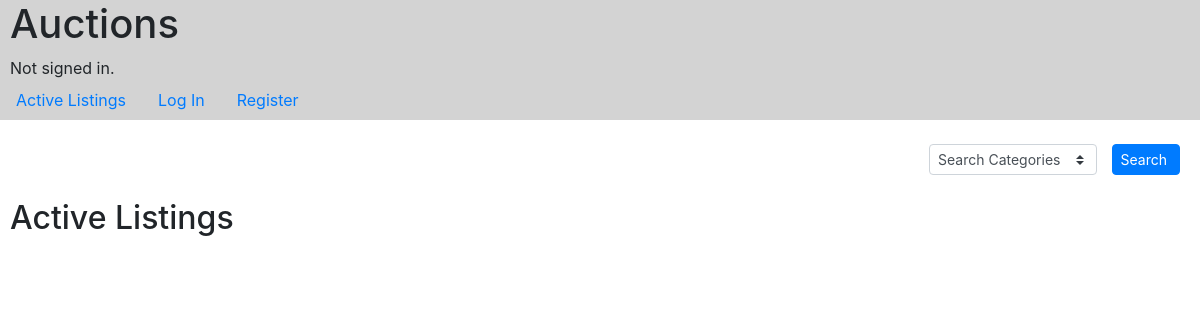
/, run on an earlier commit of the app's database.
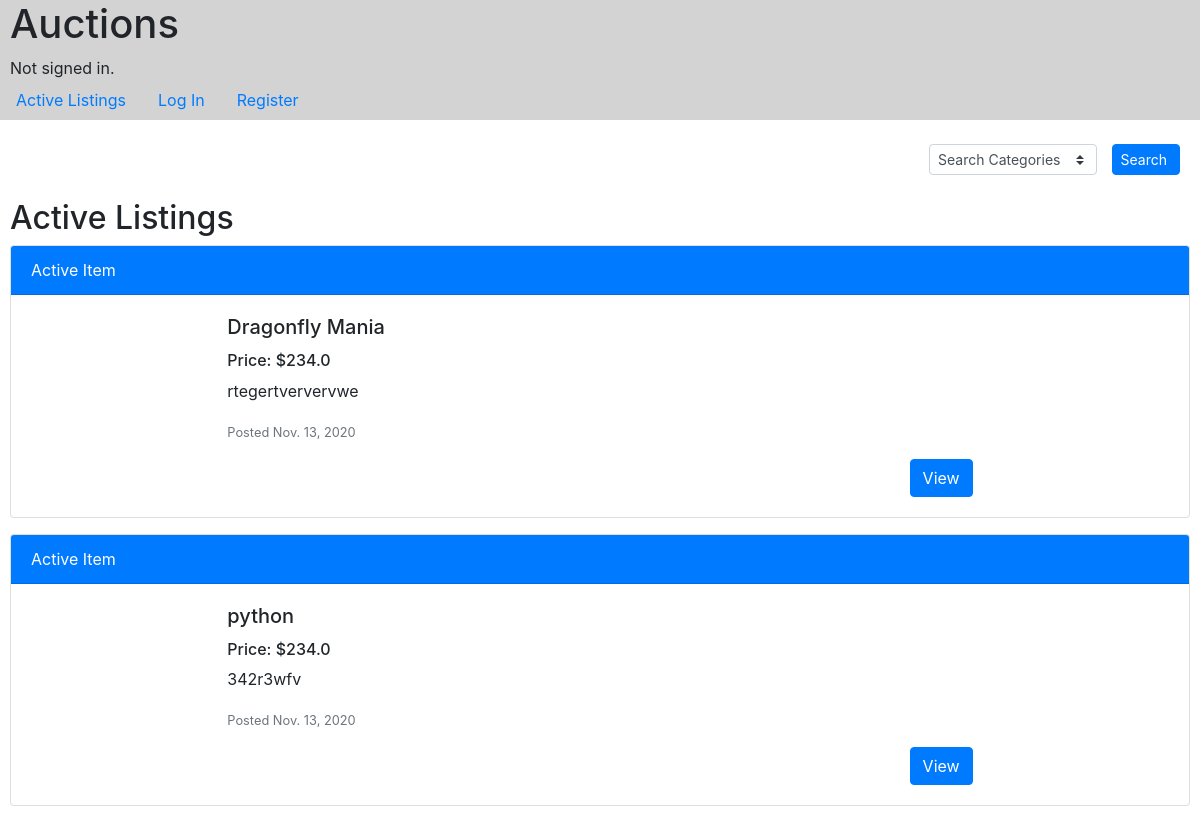
And on a later commit of the database.
### auctions/models.py (models this page shows)
class listing(models.Model):
    user_id = models.IntegerField()
    item_name = models.CharField(max_length = 50)
    item_description = models.TextField()
    item_price = models.FloatField(default = 1)
    date_posted = models.DateField(auto_now_add = True, blank = True)
    status = models.CharField(default = "Active", max_length = 10)
    winner_id = models.IntegerField(default = 0)
    category = models.CharField(max_length = 15, blank = True)

### auctions/views.py (the view)
# urls.py: path("", views.index, name="index"),
def index(request):
    try:
        listings = listing.objects.all()
    except:
        listings = None
    return render(request, "auctions/index.html",{
        "listings": listings
    })

### auctions/templates/auctions/index.html (shortened to what this page needs)
{% extends "auctions/layout.html" %}
{% block body %}
    <br>
    <form action="{% url 'cat_search' %}" method="POST">
        <div class="form row d-flex justify-content-end" style="margin-right: 10px;">
            <div class="col-md-2">
                <select class="custom-select custom-select-sm" name="category">
                    <option disabled selected hidden>Search Categories</option>
                </select>
            </div>
            <div class="search-button">
                <button class="btn btn-primary custom-select-sm " type="submit">Search</button>
            </div>
        </div>
    </form>
    <br>
    <h2 class="list-header">Active Listings</h2>
    {% for listing in listings %}
        {% if listing.status == "Active" %}
            <div class="card mb-3" style="width: 100%;">
                <div class="card-header text-white bg-primary">
                    {{ listing.status }} Item
                </div>
                <div class="row no-gutters">
                    <div class="col-md-2 text-center">
                    </div>
                <div class="col-md-8">
                    <div class="card-body">
                    <h5 class="card-title">{{ listing.item_name }}</h5>
                    <h6>Price: ${{ listing.item_price }}</h6>
                    <p class="card-text">{{ listing.item_description }}</p>
                    <p class="card-text"><small class="text-muted">Posted {{ listing.date_posted }}</small></p>
                    <form method="POST" action="{% url 'listing_info' item_id=listing.id %}">
                        <div style="text-align: right;">
                            <button type="submit" class="btn btn-primary">View</button>
                        </div>
                    </form>
                    </div>
                </div>
                </div>
            </div>
        {% endif %}
    {% endfor %}
{% endblock %}

### auctions/templates/auctions/layout.html (shortened to what this page needs)
{% load static %}
<!DOCTYPE html>
<html lang="en">
    <head>
        <link rel="stylesheet" href="https://stackpath.bootstrapcdn.com/bootstrap/4.4.1/css/bootstrap.min.css">
        <link href="{% static 'auctions/styles.css' %}" rel="stylesheet">
    </head>
    <body>
        <div class="header">
            <h1 style="margin-left: 10px;">Auctions</h1>
            <div style="margin-left: 10px;">
                {% if user.is_authenticated %}
                    Signed in as <strong>{{ user.username }}</strong>.
                {% else %}
                    Not signed in.
                {% endif %}
            </div>
            <ul class="nav">
                <li class="nav-item">
                    <a class="nav-link" href="{% url 'index' %}">Active Listings</a>
                </li>
                {% if user.is_authenticated %}
                    <li class="nav-item">
                        <a class="nav-link" href="{% url 'logout' %}">Log Out</a>
                    </li>
                    <li>
                        <a class="nav-link" href="{% url 'create_listing' %}">Create Listing</a>
                    </li>
                    <li>
                        <a class="nav-link" href="{% url 'watchlist_page' %}">Watchlist</a>
                    </li>
                    <li>
                        <a class="nav-link" href="{% url 'winnings' %}">My Winnings</a>
                    </li>
                {% else %}
                    <li class="nav-item">
                        <a class="nav-link" href="{% url 'login' %}">Log In</a>
                    </li>
                    <li class="nav-item">
                        <a class="nav-link" href="{% url 'register' %}">Register</a>
                    </li>
                {% endif %}
            </ul>
        </div>
        <div class="body">
            {% block body %}
            {% endblock %}
        </div>
    </body>
</html>

### auctions/static/auctions/styles.css (style rules this page uses)
.header { background-color: lightgray; }
.body { padding-left: 10px; padding-right: 10px; padding-bottom: 10px; }

What changed in the data, as far as the page shows it:
added listing: status "Active", item_name "Dragonfly Mania", item_price "234.0", item_description "rtegertververvwe", date_posted "Nov. 13, 2020"
added listing: status "Active", item_name "python", item_price "234.0", item_description "342r3wfv", date_posted "Nov. 13, 2020"
